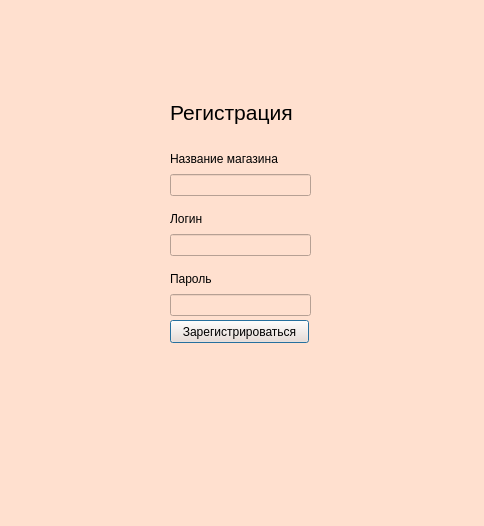
<?xml version="1.0" encoding="UTF-8"?>
<ui version="4.0">
 <class>Dialog</class>
 <widget class="QDialog" name="Dialog">
  <property name="geometry">
   <rect>
    <x>0</x>
    <y>0</y>
    <width>484</width>
    <height>526</height>
   </rect>
  </property>
  <property name="sizePolicy">
   <sizepolicy hsizetype="Fixed" vsizetype="Fixed">
    <horstretch>0</horstretch>
    <verstretch>0</verstretch>
   </sizepolicy>
  </property>
  <property name="windowTitle">
   <string>Регистрация</string>
  </property>
  <property name="styleSheet">
   <string notr="true">background-color: rgb(255, 224, 207);</string>
  </property>
  <widget class="QLabel" name="label_2">
   <property name="geometry">
    <rect>
     <x>170</x>
     <y>100</y>
     <width>141</width>
     <height>25</height>
    </rect>
   </property>
   <property name="font">
    <font>
     <pointsize>16</pointsize>
    </font>
   </property>
   <property name="text">
    <string>Регистрация</string>
   </property>
  </widget>
  <widget class="QWidget" name="verticalLayoutWidget">
   <property name="geometry">
    <rect>
     <x>170</x>
     <y>150</y>
     <width>141</width>
     <height>46</height>
    </rect>
   </property>
   <layout class="QVBoxLayout" name="verticalLayout">
    <item>
     <widget class="QLabel" name="label_3">
      <property name="text">
       <string>Название магазина</string>
      </property>
     </widget>
    </item>
    <item>
     <widget class="QLineEdit" name="titleInput"/>
    </item>
   </layout>
  </widget>
  <widget class="QWidget" name="verticalLayoutWidget_2">
   <property name="geometry">
    <rect>
     <x>170</x>
     <y>270</y>
     <width>141</width>
     <height>46</height>
    </rect>
   </property>
   <layout class="QVBoxLayout" name="verticalLayout_2">
    <item>
     <widget class="QLabel" name="label_4">
      <property name="text">
       <string>Пароль</string>
      </property>
     </widget>
    </item>
    <item>
     <widget class="QLineEdit" name="passwordInput"/>
    </item>
   </layout>
  </widget>
  <widget class="QWidget" name="verticalLayoutWidget_3">
   <property name="geometry">
    <rect>
     <x>170</x>
     <y>210</y>
     <width>141</width>
     <height>46</height>
    </rect>
   </property>
   <layout class="QVBoxLayout" name="verticalLayout_3">
    <item>
     <widget class="QLabel" name="label_5">
      <property name="text">
       <string>Логин</string>
      </property>
     </widget>
    </item>
    <item>
     <widget class="QLineEdit" name="loginInput"/>
    </item>
   </layout>
  </widget>
  <widget class="QPushButton" name="signupButton">
   <property name="geometry">
    <rect>
     <x>170</x>
     <y>320</y>
     <width>139</width>
     <height>23</height>
    </rect>
   </property>
   <property name="text">
    <string>Зарегистрироваться</string>
   </property>
  </widget>
  <widget class="QPushButton" name="visibleButton">
   <property name="geometry">
    <rect>
     <x>315</x>
     <y>295</y>
     <width>20</width>
     <height>20</height>
    </rect>
   </property>
   <property name="minimumSize">
    <size>
     <width>20</width>
     <height>20</height>
    </size>
   </property>
   <property name="maximumSize">
    <size>
     <width>20</width>
     <height>20</height>
    </size>
   </property>
   <property name="baseSize">
    <size>
     <width>20</width>
     <height>20</height>
    </size>
   </property>
   <property name="styleSheet">
    <string notr="true">background-color: rgba(255, 255, 255, 0);
border: none;</string>
   </property>
   <property name="text">
    <string/>
   </property>
  </widget>
 </widget>
 <resources/>
 <connections/>
</ui>
